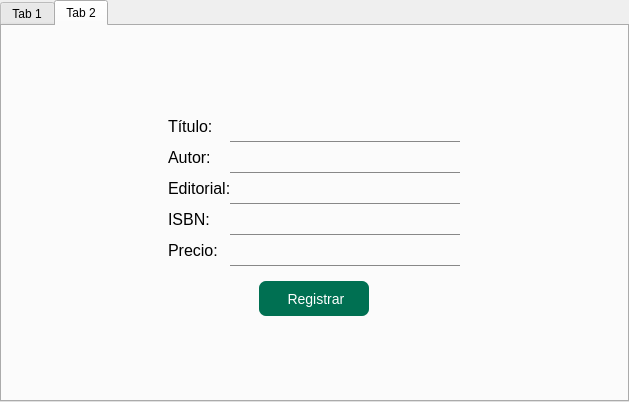
<?xml version="1.0" encoding="UTF-8"?>
<ui version="4.0">
 <class>MainWindow</class>
 <widget class="QMainWindow" name="MainWindow">
  <property name="geometry">
   <rect>
    <x>0</x>
    <y>0</y>
    <width>629</width>
    <height>402</height>
   </rect>
  </property>
  <property name="windowTitle">
   <string>Registro de libros</string>
  </property>
  <property name="styleSheet">
   <string notr="true">* {
	font-family: &quot;Nirmala UI&quot;;
}

QLabel {
	font-size: 16px;
}

QLineEdit {
	font-size: 15px;
}

QLineEdit {
	background-color: transparent;
	border: none;
	border-bottom: 1px solid #888;
	padding: 5px;
}

QLineEdit:focus {
	border-color: rgb(0, 112, 82);
	border-width: 2px;
}

QPushButton {
	font-size: 14px;
	border-radius: 7px;
	background-color: rgb(0, 112, 82);
	color: white;
}

QPushButton:hover {
	background-color: rgb(0, 126, 90);
}

QPushButton:pressed {
	padding-left: 3px;
	padding-bottom: 3px;
}

/* QTableWidget */

QHeaderView::section {
	background: rgb(0, 112, 82);
	color: rgb(255, 255, 255);
	font-size: 15px;
}

QHeaderView::section:hover {
	background-color: rgb(0, 126, 90);
 }

QTableWidget {
	 gridline-color: #888;
}

QTableWidget QTableCornerButton::section {
	background: transparent;
}</string>
  </property>
  <widget class="QWidget" name="centralwidget">
   <layout class="QVBoxLayout" name="verticalLayout">
    <property name="spacing">
     <number>0</number>
    </property>
    <property name="leftMargin">
     <number>0</number>
    </property>
    <property name="topMargin">
     <number>0</number>
    </property>
    <property name="rightMargin">
     <number>0</number>
    </property>
    <property name="bottomMargin">
     <number>0</number>
    </property>
    <item>
     <widget class="QTabWidget" name="tabWidget">
      <property name="currentIndex">
       <number>1</number>
      </property>
      <widget class="QWidget" name="tab">
       <attribute name="title">
        <string>Tab 1</string>
       </attribute>
       <layout class="QGridLayout" name="gridLayout">
        <property name="verticalSpacing">
         <number>10</number>
        </property>
        <item row="0" column="0" colspan="2">
         <widget class="QTableWidget" name="tabla_registro">
          <row>
           <property name="text">
            <string>1</string>
           </property>
          </row>
          <row>
           <property name="text">
            <string>2</string>
           </property>
          </row>
          <column>
           <property name="text">
            <string>Título</string>
           </property>
          </column>
          <column>
           <property name="text">
            <string>Autor</string>
           </property>
          </column>
          <column>
           <property name="text">
            <string>Editorial</string>
           </property>
          </column>
          <column>
           <property name="text">
            <string>ISBN</string>
           </property>
          </column>
          <column>
           <property name="text">
            <string>Precio</string>
           </property>
          </column>
          <item row="1" column="1">
           <property name="text">
            <string>Hola Mundo</string>
           </property>
          </item>
         </widget>
        </item>
        <item row="1" column="0">
         <spacer name="horizontalSpacer">
          <property name="orientation">
           <enum>Qt::Horizontal</enum>
          </property>
          <property name="sizeHint" stdset="0">
           <size>
            <width>446</width>
            <height>20</height>
           </size>
          </property>
         </spacer>
        </item>
        <item row="1" column="1">
         <widget class="QPushButton" name="btn_eliminar">
          <property name="minimumSize">
           <size>
            <width>150</width>
            <height>35</height>
           </size>
          </property>
          <property name="cursor">
           <cursorShape>PointingHandCursor</cursorShape>
          </property>
          <property name="text">
           <string> Eliminar Registro</string>
          </property>
          <property name="icon">
           <iconset>
            <normaloff>../icons/basura.png</normaloff>../icons/basura.png</iconset>
          </property>
         </widget>
        </item>
       </layout>
      </widget>
      <widget class="QWidget" name="tab_2">
       <attribute name="title">
        <string>Tab 2</string>
       </attribute>
       <layout class="QGridLayout" name="gridLayout_2">
        <property name="verticalSpacing">
         <number>15</number>
        </property>
        <item row="0" column="2">
         <spacer name="verticalSpacer">
          <property name="orientation">
           <enum>Qt::Vertical</enum>
          </property>
          <property name="sizeHint" stdset="0">
           <size>
            <width>20</width>
            <height>40</height>
           </size>
          </property>
         </spacer>
        </item>
        <item row="1" column="0">
         <spacer name="horizontalSpacer_2">
          <property name="orientation">
           <enum>Qt::Horizontal</enum>
          </property>
          <property name="sizeHint" stdset="0">
           <size>
            <width>157</width>
            <height>20</height>
           </size>
          </property>
         </spacer>
        </item>
        <item row="1" column="1" colspan="3">
         <layout class="QFormLayout" name="formLayout">
          <item row="0" column="0">
           <widget class="QLabel" name="label">
            <property name="text">
             <string>Título:</string>
            </property>
           </widget>
          </item>
          <item row="0" column="1">
           <widget class="QLineEdit" name="titulo">
            <property name="alignment">
             <set>Qt::AlignCenter</set>
            </property>
           </widget>
          </item>
          <item row="1" column="1">
           <widget class="QLineEdit" name="autor">
            <property name="alignment">
             <set>Qt::AlignCenter</set>
            </property>
           </widget>
          </item>
          <item row="2" column="1">
           <widget class="QLineEdit" name="editorial">
            <property name="alignment">
             <set>Qt::AlignCenter</set>
            </property>
           </widget>
          </item>
          <item row="3" column="1">
           <widget class="QLineEdit" name="isbn">
            <property name="alignment">
             <set>Qt::AlignCenter</set>
            </property>
           </widget>
          </item>
          <item row="4" column="1">
           <widget class="QLineEdit" name="precio">
            <property name="alignment">
             <set>Qt::AlignCenter</set>
            </property>
           </widget>
          </item>
          <item row="1" column="0">
           <widget class="QLabel" name="label_2">
            <property name="text">
             <string>Autor:</string>
            </property>
           </widget>
          </item>
          <item row="2" column="0">
           <widget class="QLabel" name="label_3">
            <property name="text">
             <string>Editorial:</string>
            </property>
           </widget>
          </item>
          <item row="3" column="0">
           <widget class="QLabel" name="label_4">
            <property name="text">
             <string>ISBN:</string>
            </property>
           </widget>
          </item>
          <item row="4" column="0">
           <widget class="QLabel" name="label_5">
            <property name="text">
             <string>Precio:</string>
            </property>
           </widget>
          </item>
         </layout>
        </item>
        <item row="1" column="4">
         <spacer name="horizontalSpacer_3">
          <property name="orientation">
           <enum>Qt::Horizontal</enum>
          </property>
          <property name="sizeHint" stdset="0">
           <size>
            <width>158</width>
            <height>20</height>
           </size>
          </property>
         </spacer>
        </item>
        <item row="2" column="1">
         <spacer name="horizontalSpacer_4">
          <property name="orientation">
           <enum>Qt::Horizontal</enum>
          </property>
          <property name="sizeHint" stdset="0">
           <size>
            <width>73</width>
            <height>20</height>
           </size>
          </property>
         </spacer>
        </item>
        <item row="2" column="2">
         <widget class="QPushButton" name="btn_agregar">
          <property name="minimumSize">
           <size>
            <width>110</width>
            <height>35</height>
           </size>
          </property>
          <property name="cursor">
           <cursorShape>PointingHandCursor</cursorShape>
          </property>
          <property name="text">
           <string> Registrar</string>
          </property>
          <property name="icon">
           <iconset>
            <normaloff>../icons/agregar-documento.png</normaloff>../icons/agregar-documento.png</iconset>
          </property>
         </widget>
        </item>
        <item row="2" column="3">
         <spacer name="horizontalSpacer_5">
          <property name="orientation">
           <enum>Qt::Horizontal</enum>
          </property>
          <property name="sizeHint" stdset="0">
           <size>
            <width>71</width>
            <height>20</height>
           </size>
          </property>
         </spacer>
        </item>
        <item row="3" column="2">
         <spacer name="verticalSpacer_2">
          <property name="orientation">
           <enum>Qt::Vertical</enum>
          </property>
          <property name="sizeHint" stdset="0">
           <size>
            <width>20</width>
            <height>41</height>
           </size>
          </property>
         </spacer>
        </item>
       </layout>
      </widget>
     </widget>
    </item>
   </layout>
  </widget>
 </widget>
 <resources/>
 <connections/>
</ui>
